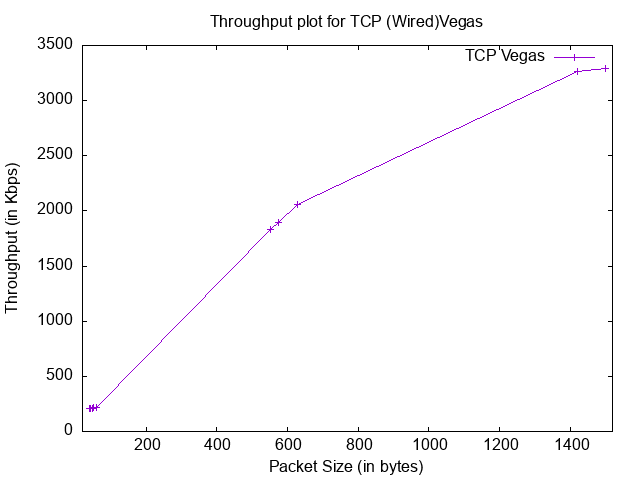

Write the gnuplot code that produced this figure.
set terminal png
set output "wiredTcpVegas.png"
set title "Throughput plot for TCP (Wired)Vegas"
set xlabel "Packet Size (in bytes)"
set ylabel "Throughput (in Kbps)"

set xrange [20:1520]
plot "-"  title "TCP Vegas" with linespoints
40 206.599
44 210.801
48 210.784
52 215.994
60 220.363
552 1833.72
576 1898.64
628 2062.48
1420 3267.1
1500 3293.11
e
